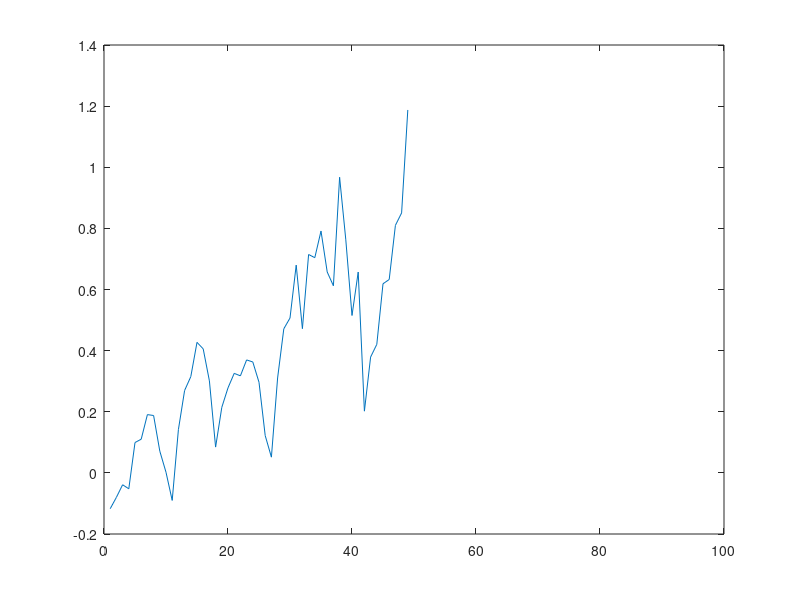
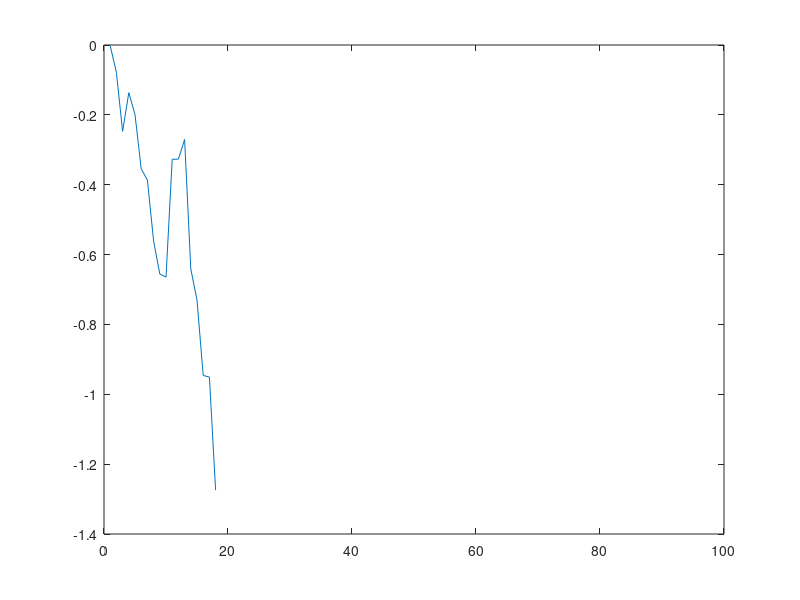
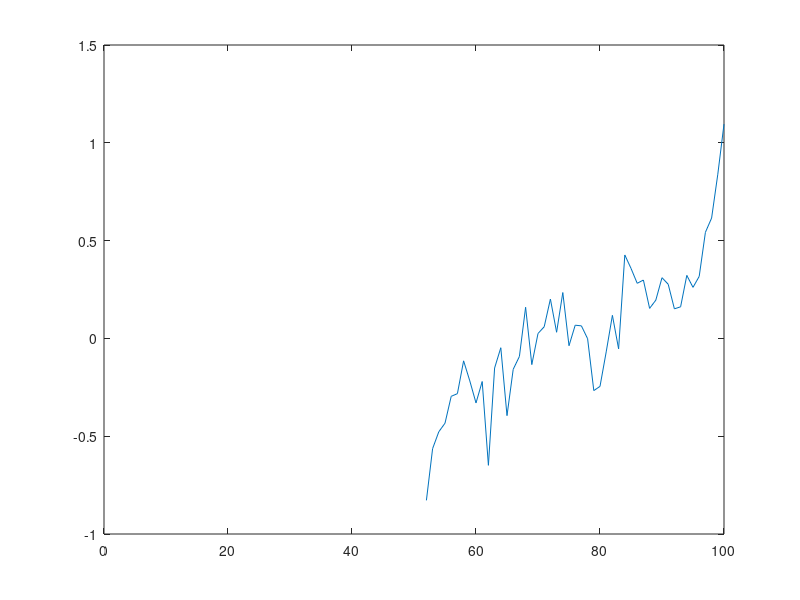
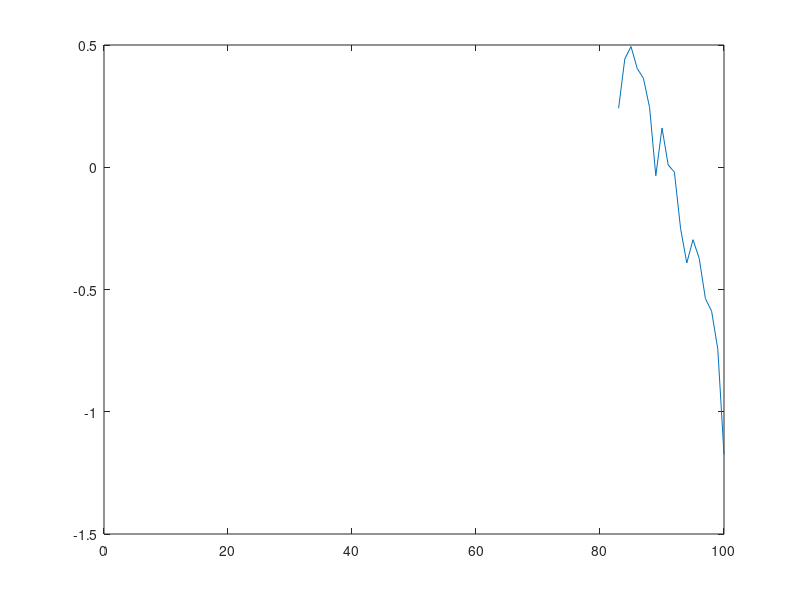

Source code (MATLAB) for these figures, in order:
%%Problem 7: Random Walk Model Response Times%%

RT = zeros(1,15);
Thresholds = zeros(1,15);

walks = zeros(15, 100); %store 15 walks

for t = 1:15 %15 walks
    walk = 0; %walk begins at 0
    time = 0; %init time variable
    
    while -1 < walk %until walk crosses -1
       
        if walk >= 1 %or crosses 1
            Thresholds(t) = 1; %assign 1 as the result
            RT(t) = time; %record RT of crossing 1
            break
        end
        
        walk = walk + 0.01 + normrnd(0,0.25); %increment walk
        walks(t, time+1) = walk; %store walks
        time = time + 1; %increment time
    end
    
    RT(t) = time; %record RT of crossing -1
    if Thresholds(t) ~= 1 %if the walk crossed -1
        Thresholds(t) = -1; %assign -1 as the result
    end
end

posWalks = zeros(15,100); %init positive walks
negWalks = zeros(15,100); %init negative walks

for i = 1:15 %separate walks into 1 terminating or -1 terminating
    if Thresholds(i) == 1
        for j = 1: 100
        posWalks(i, j) = walks(i, j);
        end
    else
        for j = 1: 100
        negWalks(i, j) = walks(i, j);
        end
    end 
end


avgPos = zeros(1,100);
avgNeg = zeros(1,100);

for c = 1:100 %generate stimulus locked averaging
    sumPos = 0; %init sum
    sumNeg = 0;
    thingsToAddPos = 0; %init counter
    thingsToAddNeg = 0;
    for r = 1:15
        if posWalks(r, c) ~= 0
            sumPos = sumPos + posWalks(r,c);
            thingsToAddPos = thingsToAddPos + 1;
        end
        if negWalks(r,c) ~= 0
            sumNeg = sumNeg + negWalks(r,c);
            thingsToAddNeg = thingsToAddNeg + 1;
        end
    end
    avgPos(c) = sumPos / thingsToAddPos;
    avgNeg(c) = sumNeg / thingsToAddNeg;
end

figure;
plot(avgPos) %plot 1s stimulus locked
figure;
plot(avgNeg) %plot -1s stimulus locked
        
for i = 1:15 %response lock 1 terminating walks
    temp = [];
    for c = 1:100
        if posWalks(i,c) ~= 0
            temp = [temp, posWalks(i,c)];
        end
    end
    array = 100 - length(temp);
    arrayzeros = zeros(1,array);
    posWalks(i,:) = [arrayzeros,temp];
end
        
for i = 1:15 %response lock -1 terminating walks
    temp = [];
    for c = 1:100
        if negWalks(i,c) ~= 0
            temp = [temp, negWalks(i,c)];
        end
    end
    array = 100 - length(temp);
    arrayzeros = zeros(1,array);
    negWalks(i,:) = [arrayzeros,temp];
end

for c = 1:100 %generate response locked averaging
    sumPos = 0; %init sum
    sumNeg = 0;
    thingsToAddPos = 0; %init counter
    thingsToAddNeg = 0;
    for r = 1:15
        if posWalks(r, c) ~= 0
            sumPos = sumPos + posWalks(r,c);
            thingsToAddPos = thingsToAddPos + 1;
        end
        if negWalks(r,c) ~= 0
            sumNeg = sumNeg + negWalks(r,c);
            thingsToAddNeg = thingsToAddNeg + 1;
        end
    end
    avgPos(c) = sumPos / thingsToAddPos;
    avgNeg(c) = sumNeg / thingsToAddNeg;
end

figure;
plot(avgPos) %plot 1s response locked
figure;
plot(avgNeg) %plot -1s response locked
